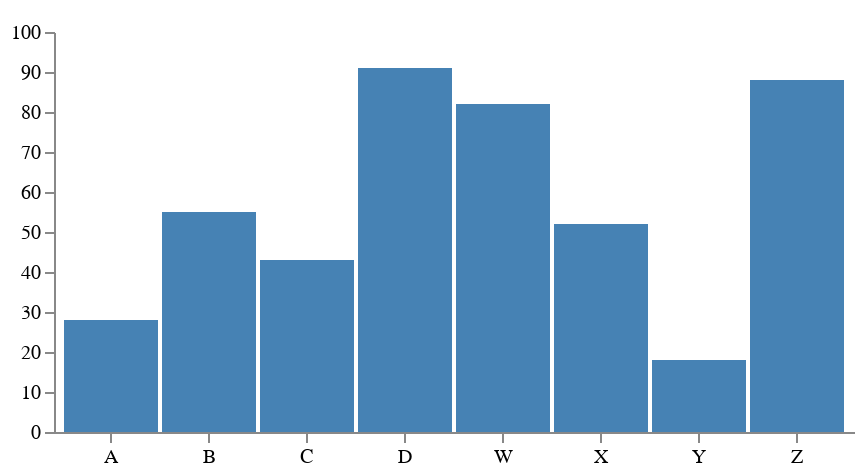

This figure's Vega-Lite source:
### Vega specification from a JSON file in a GitHub repository (floating-point values rounded to 4 significant figures)
{"$schema": "https://vega.github.io/schema/vega/v3.0.json", "width": 400, "height": 200, "padding": 5, "data": [{"name": "table", "values": [{"category": "A", "amount": 28, "_id": 2}, {"category": "B", "amount": 55, "_id": 3}, {"category": "C", "amount": 43, "_id": 4}, {"category": "D", "amount": 91, "_id": 5}, {"category": "W", "amount": 82, "_id": 6}, {"category": "X", "amount": 52, "_id": 7}, {"category": "Y", "amount": 18, "_id": 8}, {"category": "Z", "amount": 88, "_id": 9}]}], "signals": [{"name": "tooltip", "value": {}, "on": [{"events": "rect:mouseover", "update": "datum"}, {"events": "rect:mouseout", "update": "{}"}]}], "scales": [{"name": "xscale", "type": "band", "domain": {"data": "table", "field": "category"}, "range": "width", "padding": 0.05, "round": true}, {"name": "yscale", "domain": {"data": "table", "field": "amount"}, "nice": true, "range": "height"}], "axes": [{"orient": "bottom", "scale": "xscale"}, {"orient": "left", "scale": "yscale"}], "marks": [{"type": "rect", "from": {"data": "table"}, "encode": {"enter": {"x": {"scale": "xscale", "field": "category"}, "width": {"scale": "xscale", "band": 1}, "y": {"scale": "yscale", "field": "amount"}, "y2": {"scale": "yscale", "value": 0}}, "update": {"fill": {"value": "steelblue"}}, "hover": {"fill": {"value": "red"}}}}, {"type": "text", "encode": {"enter": {"align": {"value": "center"}, "baseline": {"value": "bottom"}, "fill": {"value": "#333"}}, "update": {"x": {"scale": "xscale", "signal": "tooltip.category", "band": 0.5}, "y": {"scale": "yscale", "signal": "tooltip.amount", "offset": -2}, "text": {"signal": "tooltip.amount"}, "fillOpacity": [{"test": "datum === tooltip", "value": 0}, {"value": 1}]}}}]}
